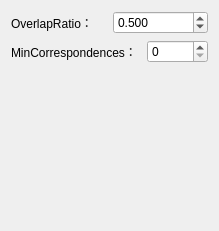
             <widget class="QWidget" name="CorrespondenceRejectionTrimmed">
              <layout class="QVBoxLayout" name="verticalLayout_17">
               <item>
                <layout class="QHBoxLayout" name="horizontalLayout_19">
                 <item>
                  <widget class="QLabel" name="label_18">
                   <property name="text">
                    <string>OverlapRatio： </string>
                   </property>
                  </widget>
                 </item>
                 <item>
                  <widget class="QDoubleSpinBox" name="dspin_ratio">
                   <property name="decimals">
                    <number>3</number>
                   </property>
                   <property name="maximum">
                    <double>9999.000000000000000</double>
                   </property>
                   <property name="singleStep">
                    <double>0.010000000000000</double>
                   </property>
                   <property name="value">
                    <double>0.500000000000000</double>
                   </property>
                  </widget>
                 </item>
                </layout>
               </item>
               <item>
                <layout class="QHBoxLayout" name="horizontalLayout_20">
                 <item>
                  <widget class="QLabel" name="label_19">
                   <property name="text">
                    <string>MinCorrespondences： </string>
                   </property>
                  </widget>
                 </item>
                 <item>
                  <widget class="QSpinBox" name="spin_min_corre">
                   <property name="maximum">
                    <number>99999</number>
                   </property>
                  </widget>
                 </item>
                </layout>
               </item>
               <item>
                <spacer name="verticalSpacer_13">
                 <property name="orientation">
                  <enum>Qt::Vertical</enum>
                 </property>
                 <property name="sizeHint" stdset="0">
                  <size>
                   <width>20</width>
                   <height>157</height>
                  </size>
                 </property>
                </spacer>
               </item>
              </layout>
             </widget>
